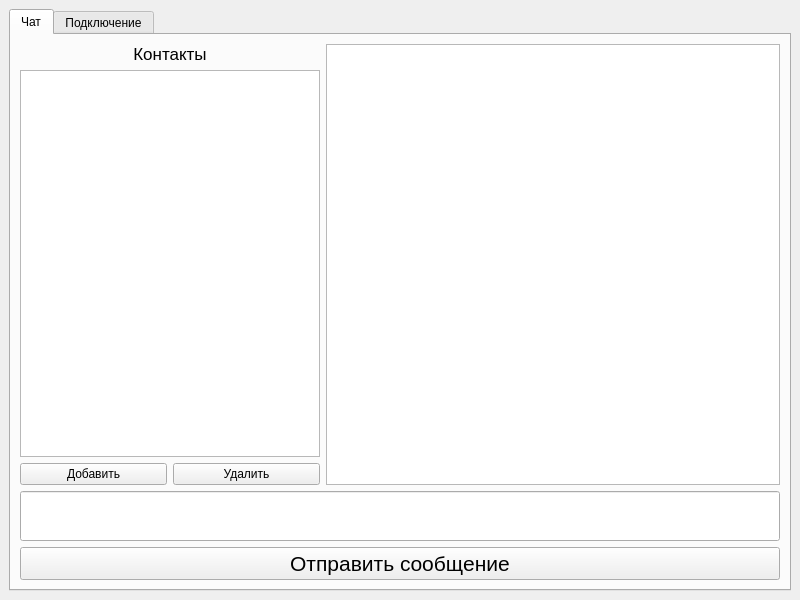
<?xml version="1.0" encoding="UTF-8"?>
<ui version="4.0">
 <class>Client_MainWindow</class>
 <widget class="QMainWindow" name="Client_MainWindow">
  <property name="geometry">
   <rect>
    <x>0</x>
    <y>0</y>
    <width>800</width>
    <height>600</height>
   </rect>
  </property>
  <property name="minimumSize">
   <size>
    <width>800</width>
    <height>600</height>
   </size>
  </property>
  <property name="maximumSize">
   <size>
    <width>16777215</width>
    <height>16777215</height>
   </size>
  </property>
  <property name="windowTitle">
   <string>MainWindow</string>
  </property>
  <widget class="QWidget" name="centralwidget">
   <layout class="QGridLayout" name="gridLayout">
    <item row="0" column="0">
     <layout class="QHBoxLayout" name="horizontalLayout">
      <item>
       <widget class="QTabWidget" name="tabWidget">
        <property name="autoFillBackground">
         <bool>false</bool>
        </property>
        <property name="currentIndex">
         <number>0</number>
        </property>
        <property name="movable">
         <bool>false</bool>
        </property>
        <widget class="QWidget" name="tab_chat">
         <attribute name="title">
          <string>Чат</string>
         </attribute>
         <layout class="QGridLayout" name="gridLayout_3">
          <item row="4" column="2" colspan="5">
           <widget class="QLineEdit" name="lineEdit_message">
            <property name="minimumSize">
             <size>
              <width>0</width>
              <height>50</height>
             </size>
            </property>
            <property name="font">
             <font>
              <pointsize>20</pointsize>
             </font>
            </property>
           </widget>
          </item>
          <item row="0" column="2" colspan="2">
           <widget class="QLabel" name="label_contacts">
            <property name="font">
             <font>
              <pointsize>13</pointsize>
             </font>
            </property>
            <property name="text">
             <string>Контакты</string>
            </property>
            <property name="alignment">
             <set>Qt::AlignCenter</set>
            </property>
           </widget>
          </item>
          <item row="0" column="4" rowspan="3" colspan="3">
           <widget class="QTextBrowser" name="textBrowser_chat">
            <property name="html">
             <string>&lt;!DOCTYPE HTML PUBLIC &quot;-//W3C//DTD HTML 4.0//EN&quot; &quot;http://www.w3.org/TR/REC-html40/strict.dtd&quot;&gt;
&lt;html&gt;&lt;head&gt;&lt;meta name=&quot;qrichtext&quot; content=&quot;1&quot; /&gt;&lt;style type=&quot;text/css&quot;&gt;
p, li { white-space: pre-wrap; }
&lt;/style&gt;&lt;/head&gt;&lt;body style=&quot; font-family:'MS Shell Dlg 2'; font-size:8.25pt; font-weight:400; font-style:normal;&quot;&gt;
&lt;p style=&quot;-qt-paragraph-type:empty; margin-top:0px; margin-bottom:0px; margin-left:0px; margin-right:0px; -qt-block-indent:0; text-indent:0px;&quot;&gt;&lt;br /&gt;&lt;/p&gt;
&lt;p style=&quot;-qt-paragraph-type:empty; margin-top:0px; margin-bottom:0px; margin-left:0px; margin-right:0px; -qt-block-indent:0; text-indent:0px;&quot;&gt;&lt;br /&gt;&lt;/p&gt;&lt;/body&gt;&lt;/html&gt;</string>
            </property>
           </widget>
          </item>
          <item row="1" column="2" colspan="2">
           <widget class="QListWidget" name="listWidget_contacts">
            <property name="sizePolicy">
             <sizepolicy hsizetype="Expanding" vsizetype="Expanding">
              <horstretch>0</horstretch>
              <verstretch>0</verstretch>
             </sizepolicy>
            </property>
           </widget>
          </item>
          <item row="5" column="2" colspan="5">
           <widget class="QPushButton" name="pushButton_send_message">
            <property name="sizePolicy">
             <sizepolicy hsizetype="Minimum" vsizetype="Preferred">
              <horstretch>0</horstretch>
              <verstretch>0</verstretch>
             </sizepolicy>
            </property>
            <property name="font">
             <font>
              <pointsize>16</pointsize>
              <kerning>false</kerning>
             </font>
            </property>
            <property name="text">
             <string>Отправить сообщение</string>
            </property>
           </widget>
          </item>
          <item row="2" column="2">
           <widget class="QPushButton" name="pushButton_add_user">
            <property name="text">
             <string>Добавить</string>
            </property>
           </widget>
          </item>
          <item row="2" column="3">
           <widget class="QPushButton" name="pushButton_delete_user">
            <property name="text">
             <string>Удалить</string>
            </property>
           </widget>
          </item>
         </layout>
        </widget>
        <widget class="QWidget" name="tab_settings">
         <attribute name="title">
          <string>Подключение</string>
         </attribute>
         <layout class="QGridLayout" name="gridLayout_2">
          <item row="1" column="1">
           <widget class="QPushButton" name="login_pushbutton">
            <property name="font">
             <font>
              <pointsize>20</pointsize>
             </font>
            </property>
            <property name="text">
             <string>Логин</string>
            </property>
           </widget>
          </item>
          <item row="2" column="1">
           <widget class="QPushButton" name="reg_pushbutton">
            <property name="font">
             <font>
              <pointsize>20</pointsize>
             </font>
            </property>
            <property name="text">
             <string>Регистрация</string>
            </property>
           </widget>
          </item>
          <item row="3" column="1">
           <spacer name="verticalSpacer_2">
            <property name="orientation">
             <enum>Qt::Vertical</enum>
            </property>
            <property name="sizeHint" stdset="0">
             <size>
              <width>20</width>
              <height>40</height>
             </size>
            </property>
           </spacer>
          </item>
          <item row="1" column="0">
           <spacer name="horizontalSpacer">
            <property name="orientation">
             <enum>Qt::Horizontal</enum>
            </property>
            <property name="sizeHint" stdset="0">
             <size>
              <width>40</width>
              <height>20</height>
             </size>
            </property>
           </spacer>
          </item>
          <item row="0" column="1">
           <spacer name="verticalSpacer">
            <property name="orientation">
             <enum>Qt::Vertical</enum>
            </property>
            <property name="sizeHint" stdset="0">
             <size>
              <width>20</width>
              <height>40</height>
             </size>
            </property>
           </spacer>
          </item>
          <item row="1" column="2">
           <spacer name="horizontalSpacer_2">
            <property name="orientation">
             <enum>Qt::Horizontal</enum>
            </property>
            <property name="sizeHint" stdset="0">
             <size>
              <width>40</width>
              <height>20</height>
             </size>
            </property>
           </spacer>
          </item>
          <item row="2" column="0">
           <spacer name="horizontalSpacer_3">
            <property name="orientation">
             <enum>Qt::Horizontal</enum>
            </property>
            <property name="sizeHint" stdset="0">
             <size>
              <width>40</width>
              <height>20</height>
             </size>
            </property>
           </spacer>
          </item>
          <item row="2" column="2">
           <spacer name="horizontalSpacer_4">
            <property name="orientation">
             <enum>Qt::Horizontal</enum>
            </property>
            <property name="sizeHint" stdset="0">
             <size>
              <width>40</width>
              <height>20</height>
             </size>
            </property>
           </spacer>
          </item>
         </layout>
        </widget>
       </widget>
      </item>
     </layout>
    </item>
   </layout>
  </widget>
 </widget>
 <resources/>
 <connections/>
</ui>
